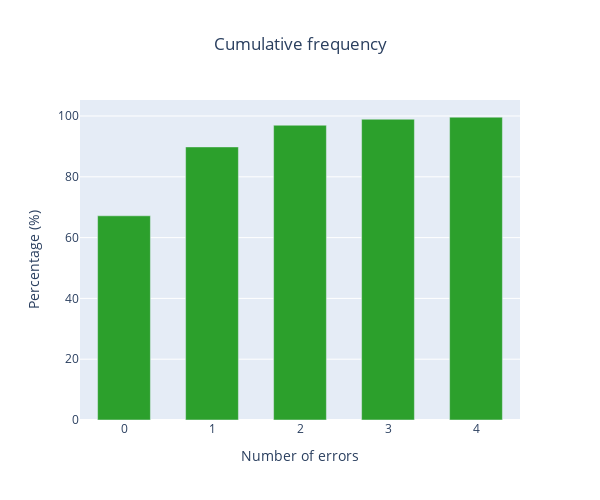

The code cell stored with this chart in its notebook:
### Code cell
error_counts['cumulative_count'] = error_counts['count'].cumsum()
total_errors = error_counts['count'].sum()
error_counts['cumulative_percent'] = (error_counts['cumulative_count'] / total_errors) * 100

fig = px.bar(error_counts, x='n_errores', y='cumulative_percent', title='Cumulative frequency',
             labels={'n_errores': 'Number of errors', 'cumulative_percent': 'Percentage (%)'},
             hover_data={'cumulative_count': True, 'cumulative_percent': ':.2f%'}, 
             width=600, height=500,
             color_discrete_sequence=['#2ca02c']
             )

fig.update_layout(title_x=0.5)
fig.update_traces(hovertemplate='Number of errors: %{customdata[0]}<extra></extra>')
fig.update_layout(bargap=0.4)
fig.show()

### Figure 1 — Plotly figure (JSON) as saved in the notebook; plotly's stock layout.template omitted (floating-point values rounded to 4 significant figures)
{"data": [{"alignmentgroup": "True", "customdata": [[41478], [55468], [59876], [61096], [61514], [61749]], "hovertemplate": "Number of errors: %{customdata[0]}<extra></extra>", "legendgroup": "", "marker": {"color": "#2ca02c", "pattern": {"shape": ""}}, "name": "", "offsetgroup": "", "orientation": "v", "showlegend": false, "textposition": "auto", "type": "bar", "x": [0, 1, 2, 3, 4, "5+"], "xaxis": "x", "y": [67.17, 89.83, 96.97, 98.94, 99.62, 100], "yaxis": "y"}], "layout": {"bargap": 0.4, "barmode": "relative", "height": 500, "legend": {"tracegroupgap": 0}, "title": {"text": "Cumulative frequency", "x": 0.5}, "width": 600, "xaxis": {"anchor": "y", "domain": [0, 1], "title": {"text": "Number of errors"}}, "yaxis": {"anchor": "x", "domain": [0, 1], "title": {"text": "Percentage (%)"}}}}
